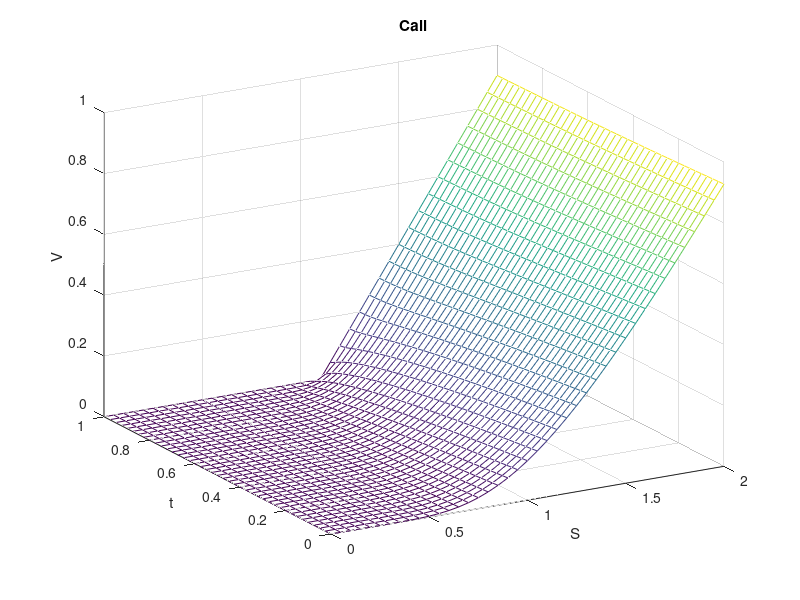
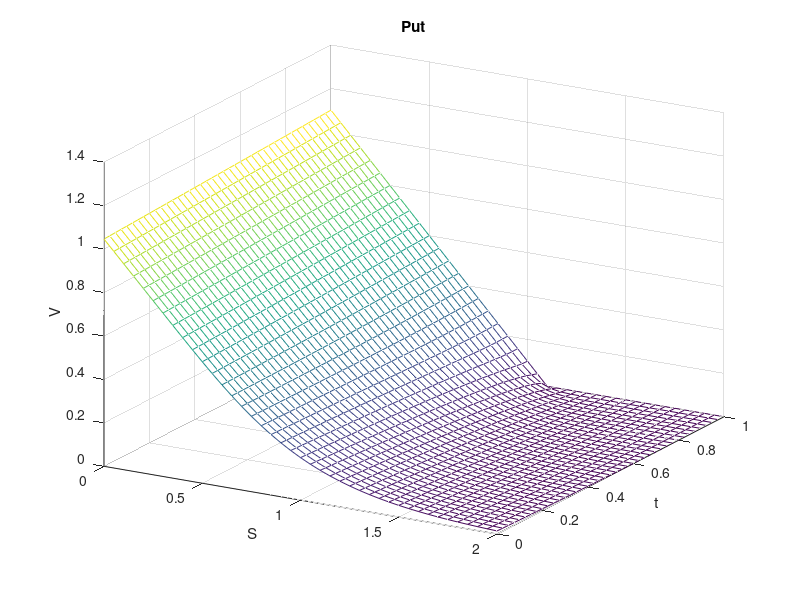
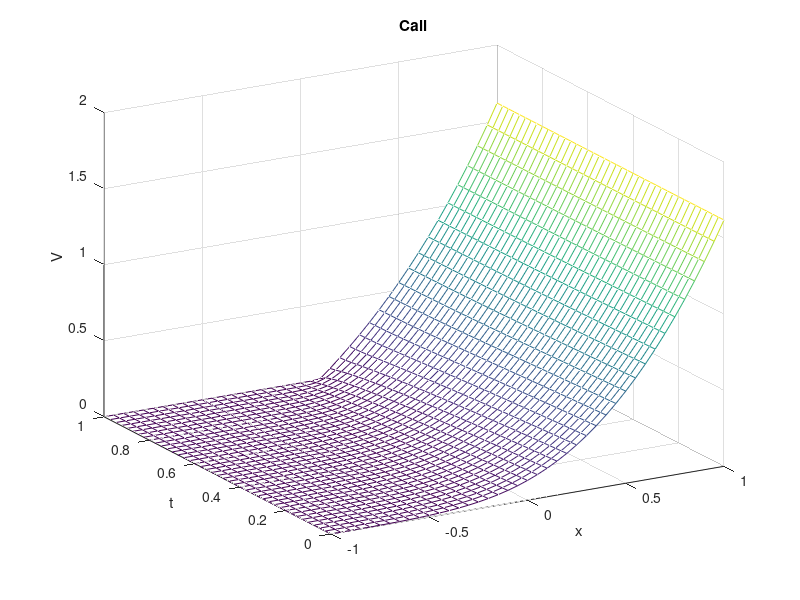
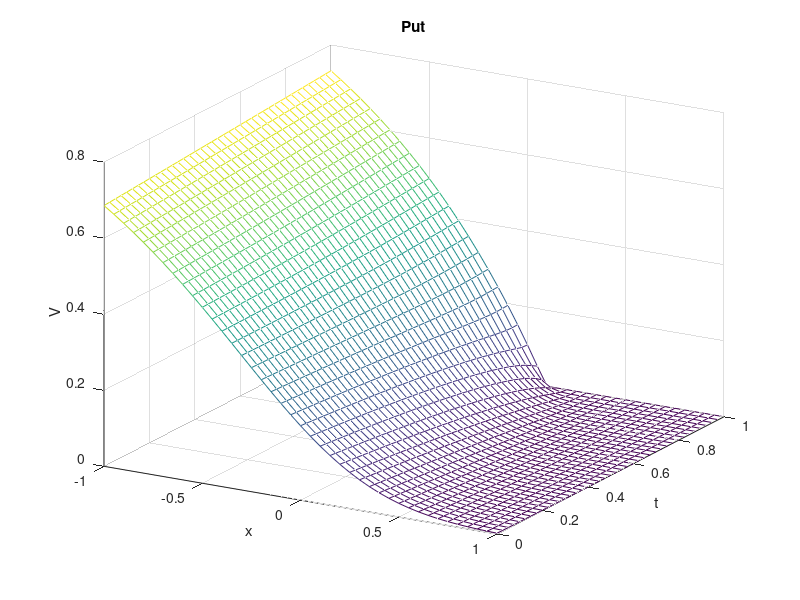

The MATLAB script that drew these images, in order: (Note: this script raises an error after producing the figures.)
%% Compute the Black-Scholes price of a European option
% The model for the underlying is geometric Brownian motion
% dS = mu*S*dt + sigma*S*dW

% Market parameters
T = 1; % maturity
S0 = 1; % spot price
K = 1.1; % strike price
r = 0.05; % risk-free interest rate
q = 0.02; % dividend rate

% Model parameter
sigma = 0.4; % volatility

% Risk-neutral measure
muRN = r-q-0.5*sigma^2; % drift coefficient of the arithmetic Brownian motion

% Monte Carlo parameters; npaths = nblocks*nsample
nblocks = 20000; % number of blocks
nsample = 10000; % number of samples per block

% Fourier parameters
xwidth = 6; % width of the support in real space
ngrid = 2^8; % number of grid points
alpha = -10; % damping factor for a call

%% Analytical solution
tic
d2 = (log(S0/K)+muRN*T)/(sigma*sqrt(T));
d1 = d2 + sigma*sqrt(T);
Vca = S0*exp(-q*T)*cdf('Normal',d1,0,1) - K*exp(-r*T)*cdf('Normal',d2,0,1);
Vpa = K*exp(-r*T)*cdf('Normal',-d2,0,1) - S0*exp(-q*T)*cdf('Normal',-d1,0,1);
% Put-call parity: Vp = Vc + K*exp(-(r-q)*T) + S0
cputime_a = toc;

% Analytical solution provided by Matlab's Financial Toolbox
tic
[VcaM,VpaM] = blsprice(S0,K,r,T,sigma,q);
cputime_aM = toc;

% Print the results
fprintf('%20s%14s%14s%14s\n','','call','put','CPU_time/s')
fprintf('%20s%14.10f%14.10f%14.10f\n','BS Analytical',Vca,Vpa,cputime_a)
fprintf('%20s%14.10f%14.10f%14.10f\n','BS Analytical Matlab',VcaM,VpaM,cputime_aM)
disp(['banana =',10])

% Plot the analytical solution
[St,t] = meshgrid(0:.05:2,0:0.025:T);
d2 = (log(St/K)+muRN*(T-t))./(sigma*sqrt(T-t));
d1 = d2 + sigma*sqrt(T-t);

close all
figure(1)
Vc = St.*exp(-q*(T-t)).*cdf('norm',d1,0,1) - K*exp(-r*(T-t)).*cdf('norm',d2,0,1);
Vc(end,:) = max(St(end,:)-K,0);
mesh(St,t,Vc)
xlabel('S')
ylabel('t')
zlabel('V')
title('Call')
view(-30,24)
print('-dpng','bsc.png')

figure(2)
Vp = K*exp(-r*(T-t)).*cdf('norm',-d2,0,1) - St.*exp(-q*(T-t)).*cdf('norm',-d1,0,1);
Vp(end,:) = max(K-St(end,:),0);
mesh(St,t,Vp)
xlabel('S')
ylabel('t')
zlabel('V')
title('Put')
view(30,24)
print('-dpng','bsp.png')

% Plot the analytical solution as a function of the log price
k = log(K/S0);
[xt,t] = meshgrid(-1:.05:1,0:0.025:T);
d2 = (xt-k+muRN*(T-t))./(sigma*sqrt(T-t));
d1 = d2 + sigma*sqrt(T-t);

figure(3)
Vc = S0*(exp(xt-q*(T-t)).*cdf('norm',d1,0,1) - exp(k-r*(T-t)).*cdf('norm',d2,0,1));
Vc(end,:) = S0*max(exp(xt(end,:))-exp(k),0);
mesh(xt,t,Vc)
xlabel('x')
ylabel('t')
zlabel('V')
title('Call')
view(-30,24)
print('-dpng','bscx.png')

figure(4)
Vp = S0*(exp(k-r*(T-t)).*cdf('norm',-d2,0,1) - exp(xt-q*(T-t)).*cdf('norm',-d1,0,1));
Vp(end,:) = S0*max(exp(k)-exp(xt(end,:)),0);
mesh(xt,t,Vp)
xlabel('x')
ylabel('t')
zlabel('V')
title('Put')
view(30,24)
print('-dpng','bspx.png')

%% Fourier transform method

% Grids in real and Fourier space
tic
N = ngrid/2;
b = xwidth/2; % upper bound of the support in real space
dx = xwidth/ngrid;
x = dx*(-N:N-1);
dxi = 2*pi/xwidth; % Nyquist relation
xi = dxi*(-N:N-1);

% Characteristic function at time T
xia = xi+1i*alpha; % call
psi = 1i*muRN*xia-0.5*(sigma*xia).^2; % characteristic exponent
Psic = exp(psi*T); % characteristic function
xia = xi-1i*alpha; % put
psi = 1i*muRN*xia-0.5*(sigma*xia).^2; % characteristic exponent
Psip = exp(psi*T); % characteristic function

% These functions provide the characteristic functions of 8 Levy processes
% param = parameters(1,T,T,r,q); % set the parameters editing parameters.m
% [x,fc,xi,Psic] = kernel(ngrid,-b,b,param,alpha,0,1); % call
% [x,fp,xi,Psip] = kernel(ngrid,-b,b,param,-alpha,0,1); % put


% Fourier transform of the payoff
U = S0*exp(b);
L = S0*exp(-b);
[~,gc,Gc] = payoff(x,xi,alpha,K,L,U,S0,1); % call
[S,gp,Gp] = payoff(x,xi,-alpha,K,L,U,S0,0); % put

% Discounted expected payoff computed with the Plancherel theorem
c = exp(-r*T).*real(fftshift(fft(ifftshift(Gc.*conj(Psic)))))/xwidth; % call
VcF = interp1(S,c,S0,'spline');
p = exp(-r*T).*real(fftshift(fft(ifftshift(Gp.*conj(Psip)))))/xwidth; % put
VpF = interp1(S,p,S0,'spline');
cputime_F = toc;
fprintf('%20s%14.10f%14.10f%14.10f\n','Fourier',VcF,VpF,cputime_F)

% Figures
% figures_ft(S,x,xi,Psic,gc,Gc) % call
% figures_ft(S,x,xi,Psip,gp,Gp) % put

%% Monte Carlo

tic;
VcMCb = zeros(nblocks,1);
VpMCb = zeros(nblocks,1);
for i = 1:nblocks

    % Arithmetic Brownian motion X(T) = log(S(T)/S(0)) at time T
    X = muRN*T + sigma*randn(1,nsample)*sqrt(T);

    % Transform to geometric Brownian motion S(T) at time T
    S = S0*exp(X);

    % Discounted expected payoff
    VcMCb(i) = exp(-r*T)*mean(max(S-K,0));
    VpMCb(i) = exp(-r*T)*mean(max(K-S,0));

end
VcMC = mean(VcMCb);
VpMC = mean(VpMCb);
scMC = sqrt(var(VcMCb)/nblocks);
spMC = sqrt(var(VpMCb)/nblocks);
cputime_MC = toc;
fprintf('%20s%14.10f%14.10f%14.10f\n','Monte Carlo',VcMC,VpMC,cputime_MC)
fprintf('%20s%14.10f%14.10f\n','Monte Carlo stdev',scMC,spMC)